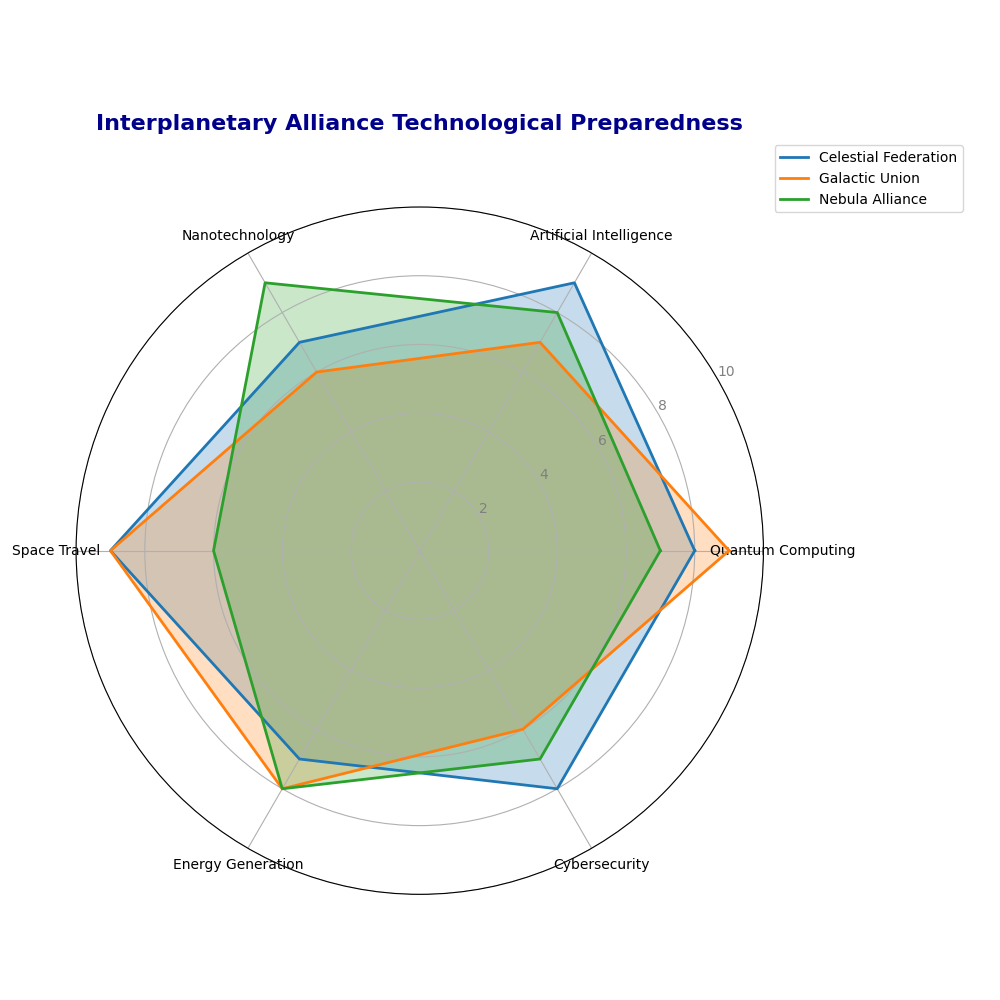

Here is the Python script that generated this plot:
import numpy as np
import matplotlib.pyplot as plt
from math import pi

domains = [
    'Quantum Computing', 'Artificial Intelligence', 'Nanotechnology',
    'Space Travel', 'Energy Generation', 'Cybersecurity'
]

# Manually shuffled data representing capabilities, preserving the structure (6 elements)
civilization_1 = [8, 9, 7, 9, 7, 8]  # Shuffled Celestial Federation
civilization_2 = [9, 7, 6, 9, 8, 6]  # Shuffled Galactic Union
civilization_3 = [7, 8, 9, 6, 8, 7]  # Shuffled Nebula Alliance

data = np.vstack([civilization_1, civilization_2, civilization_3])

civilizations = ['Celestial Federation', 'Galactic Union', 'Nebula Alliance']

num_domains = len(domains)
angles = np.linspace(0, 2 * np.pi, num_domains, endpoint=False).tolist()

def create_radar_chart(ax, data, categories, labels):
    angles_with_closure = angles + angles[:1]
    for i, group in enumerate(data):
        values = np.append(group, group[0])
        ax.plot(angles_with_closure, values, linewidth=2, linestyle='solid', label=labels[i])
        ax.fill(angles_with_closure, values, alpha=0.25)
    plt.xticks(angles, categories, size=10)
    ax.set_rlabel_position(30)
    plt.yticks([2, 4, 6, 8, 10], ["2", "4", "6", "8", "10"], color="grey", size=10)
    plt.ylim(0, 10)

def main():
    fig, ax = plt.subplots(figsize=(10, 10), subplot_kw=dict(polar=True))
    create_radar_chart(ax, data, domains, civilizations)
    
    plt.title("Interplanetary Alliance Technological Preparedness", 
              size=16, color='darkblue', y=1.1, fontweight='bold')
    plt.legend(loc='upper right', bbox_to_anchor=(1.3, 1.1))

    plt.tight_layout()
    plt.show()

main()
